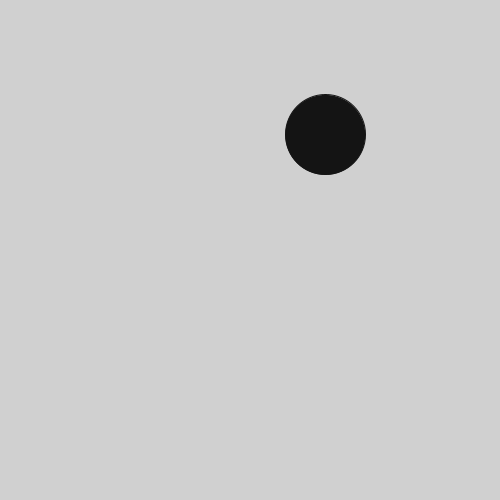
Frame 1 (no input)
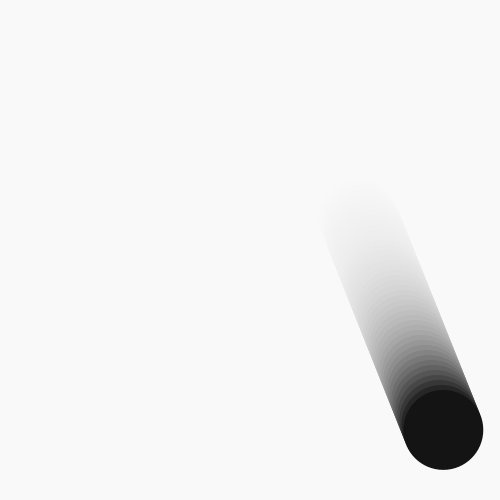
Frame 60 (the mouse pressed at the canvas centre just before this capture)
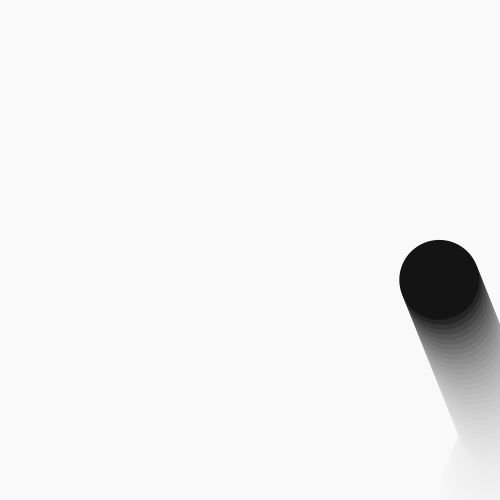
Frame 120 (the mouse held since frame 60 and released just before this capture)

The Processing sketch that drew these frames (run headless with seeded random() and noise(); from frame 60 on, the mouse is pressed at the canvas centre):

// Processing sketch: bouncingBall_PVector
// ── bouncingBall_PVector.pde
PVector location;
PVector velocity;

void setup() {
  size(500, 500);
  location = new PVector(random(width), random(height));
  velocity = new PVector(2.0, 5);
}

void draw() {
  location.add(velocity);
  
  if(location.x < 0 || location.x > width) {
    velocity.x *= -1;
  }
  if(location.y < 0 || location.y > height) {
    velocity.y *= -1;
  }
  
  fill(0);
  ellipse(location.x, location.y, 80, 80);
  noStroke();
  fill(255, 20);
  rect(0, 0, width, height);
}

class PVector {
  //Inicialización de variables
  float x;
  float y;
  
  //Constructor(?)
  PVector(float x_, float y_) {
    x = x_;
    y = y_;
  } 
  
  //Función de adición
  void add(PVector v) {
    x = x + v.x;
    y = y + v.y;
  }
}
